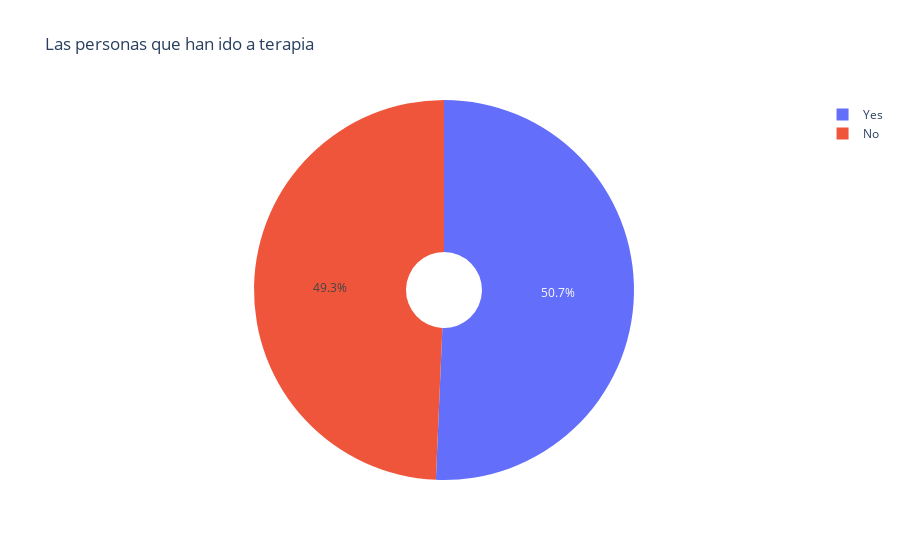

Write notebook code for a chart like this one.
### Markdown cell above
## Analisis cuantas personas han ido a terapia?

### Code cell
'''Se agrupan los datos si la persona reporto problemas mentales y si fue a terapia'''
terapia_personas = data_health.groupby(['Mental_Health_Condition','Consultation_History']).size().reset_index().rename(columns={0: "Count_Consultatuion_History"})

'''Grafica si las personas fueron a terapia dependiendo de su condicion mental'''
px.pie(terapia_personas.query(f"Mental_Health_Condition == '{'Yes'}'"),values="Count_Consultatuion_History", names="Consultation_History", hole=.2, title="Las personas que han ido a terapia")

### Figure 1 — Plotly figure (JSON) as saved in the notebook; plotly's stock layout.template omitted (floating-point values rounded to 4 significant figures)
{"data": [{"domain": {"x": [0, 1], "y": [0, 1]}, "hole": 0.2, "hovertemplate": "Consultation_History=%{label}<br>Count_Consultatuion_History=%{value}<extra></extra>", "labels": ["No", "Yes"], "legendgroup": "", "name": "", "showlegend": true, "type": "pie", "values": [254, 261]}], "layout": {"legend": {"tracegroupgap": 0}, "title": {"text": "Las personas que han ido a terapia"}}}
